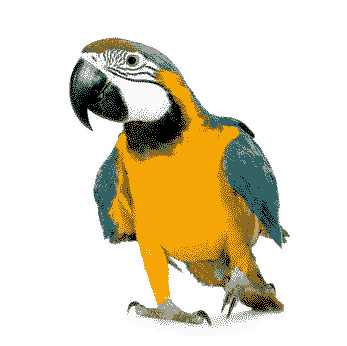
%> input picture job/Parrot.bmp, 347 x 346 px
$ octave program.m   (GNU Octave 9; MATLAB toolbox functions it lacks are replaced by stand-ins)
%> lines starting %> are read from the running program, lines starting %| are printed output that depends on the picture; in (x1, y1, x2, y2) boxes, pixels count from 0 and x2, y2 are one past the last pixel; in counts of white or black regions, pixels touching at a corner belong together; the program's own positions count from 1
#load image
pkg load image
#task one
function R = AverageWithTh(x, Th)
  [r, c] = size(x);
  n = r*c;
  r = floor((r+1)/2); c = floor((c+1/2));
  s = sum(x(:))/n;
  if (abs(x(r,c) - s))> Th
    R = s;
    else
    R = x(r,c);
    endif
    endfunction

[IMAGE, map] = imread('./Parrot.bmp');
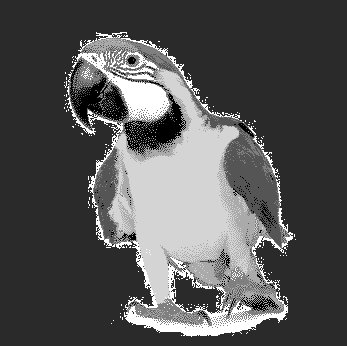
%> IMAGE: size 346x347 uint8; min 0, max 6, mean 2.01; drawn with min black and max white
%> map = [0 0 0; 1 1 1; 0.2 0.384 0.392; 0.62 0.631 0.596; 0.553 0.416 0.122; 0.953 0.651 0.0235; 0.984 0.98 0.98; 1 1 1]
gray_image = ind2gray(IMAGE, map);
noicy_image = imnoise(gray_image,"salt & pepper");
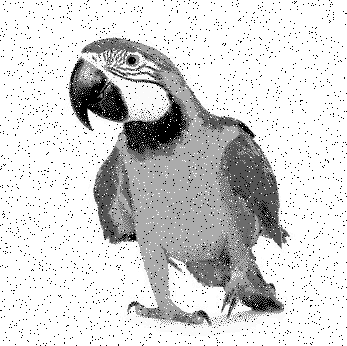
%> noicy_image: size 346x347 uint8; min 0, max 255, mean 212.8
med_image = medfilt2(noicy_image);
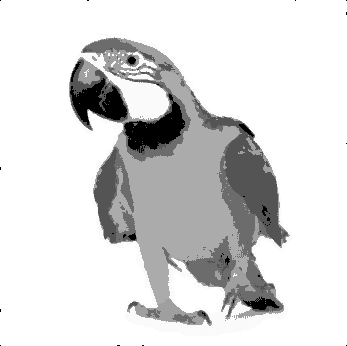
%> med_image: size 346x347 uint8; min 0, max 255, mean 217.5
nel = nlfilter(double(gray_image), [3 3], @AverageWithTh, 0.2);
%> in AverageWithTh, `s = sum(x(:))/n;`: s = 1
subplot(2,2,1), imshow(gray_image);
subplot(2,2,2), imshow(noicy_image);
subplot(2,2,3), imshow(med_image);
subplot(2,2,4), imshow(nel);
%> after `imshow(nel)`:
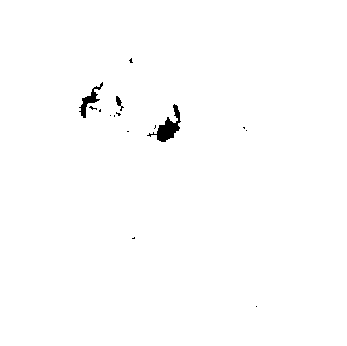
%> displayed picture: size 346x347, on the screen's scale of 0 to 255; 99.4% white; 15 black regions (12 under 20 px), largest, box (x1, y1, x2, y2) and area: (147, 104, 181, 142) 428, (79, 82, 103, 118) 230, (116, 96, 124, 111) 49

#task 2. Processing gray_iage
res1 = filter2([1 1 -1; 1 -2 -1; 1 1 -1], gray_image);
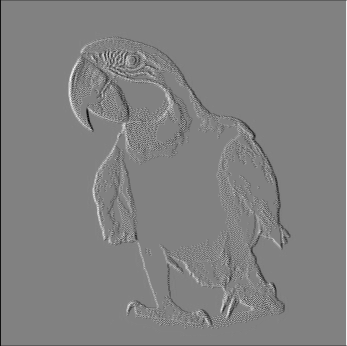
%> res1: size 346x347 double; min -882, max 851, mean -1.5; drawn with min black and max white
figure; imshow(res1);
res2 = filter2([1 1 1; 1 -2 -1; 1 -1 -1], gray_image);
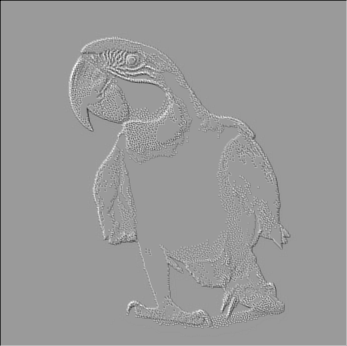
%> res2: size 346x347 double; min -1275, max 832, mean -2.9; drawn with min black and max white
figure; imshow(res2);
%> after `imshow(res2)`:
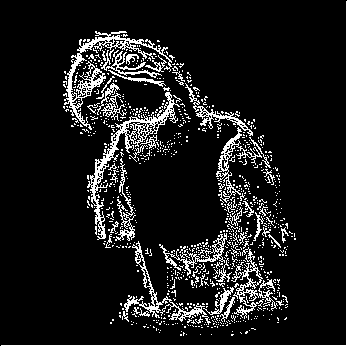
%> displayed picture: size 346x347, on the screen's scale of 0 to 255; 10.5% white in thin lines or dots
